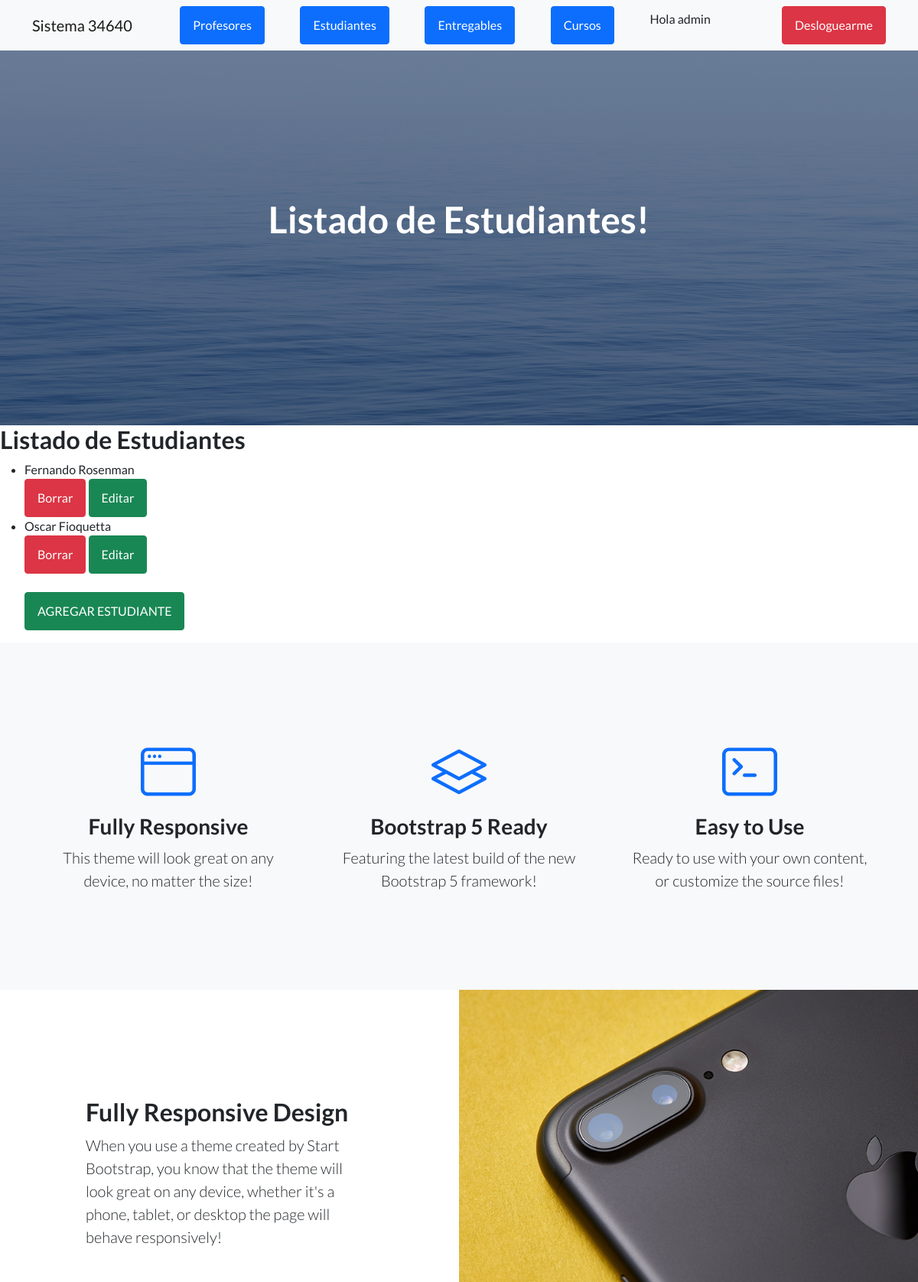
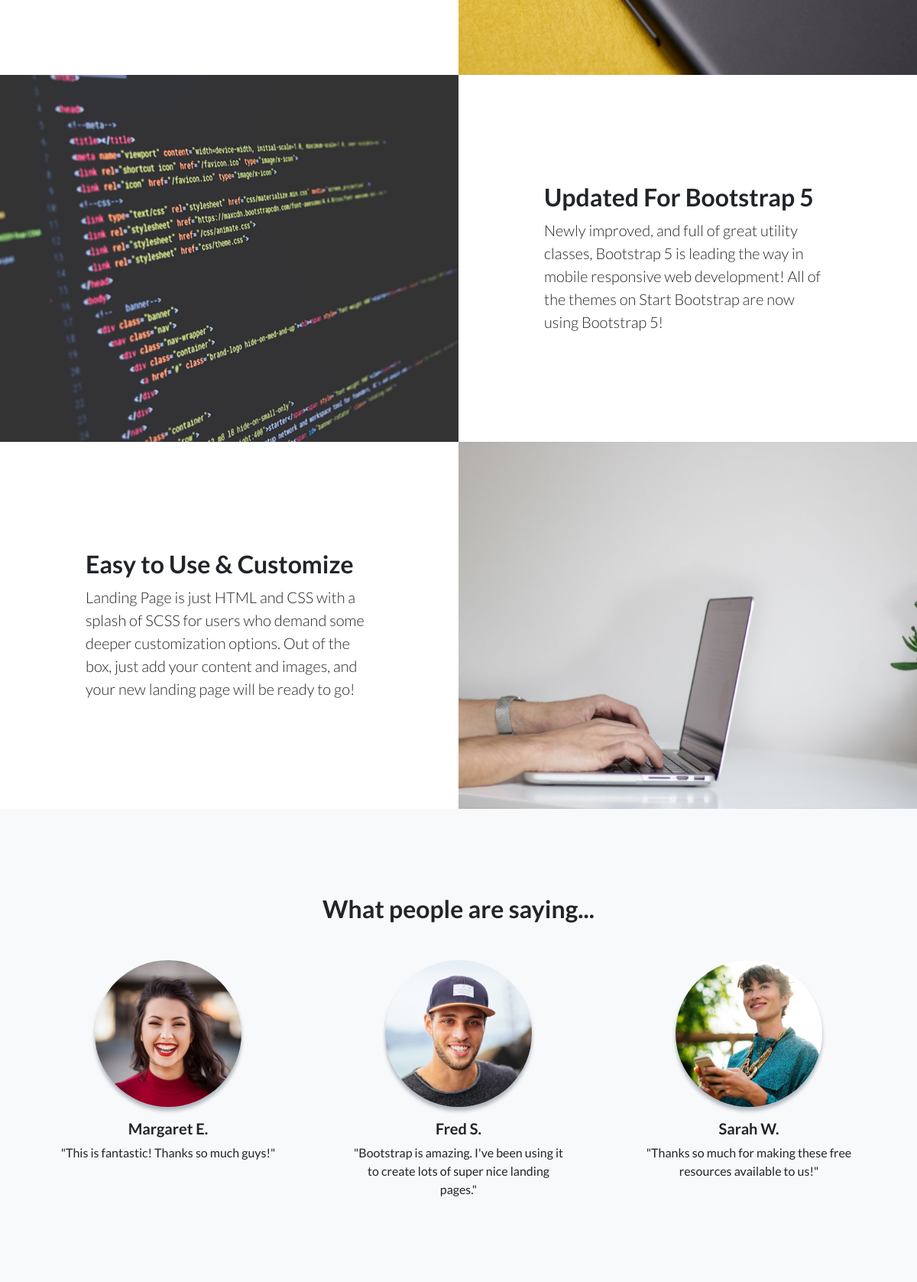
Screenshot of /AppCoder/estudiante/list/ (signed in, upper part) with the database file from the repository (2 pictures, top to bottom).
### AppCoder/models.py (models this page shows)
class Estudiantes(models.Model):
    nombre= models.CharField(max_length=50)
    apellido= models.CharField(max_length=50)
    email= models.EmailField()

### AppCoder/views.py (the view)
# urls.py: path('estudiante/list/', EstudianteList.as_view(), name="estudiante_listar"),
class EstudianteList(LoginRequiredMixin, ListView):
    model=Estudiantes
    template_name="AppCoder/leerEstudiantes.html"

### AppCoder/templates/AppCoder/leerEstudiantes.html (shortened to what this page needs)
{% extends "AppCoder/padre.html" %}
{% load static %}
{% block titulo %}
<h1 class="mb-5">Listado de Estudiantes!</h1>
{% endblock %}
{% block contenido_que_cambia %}
<h2>Listado de Estudiantes</h2>
<ul>
    {% for estudiante in object_list %}
    <li> {{ estudiante.nombre }} {{estudiante.apellido }}
    </li>
    <a class="btn btn-danger" href="{% url 'estudiante_borrar' estudiante.id %}">Borrar</a>
    <a class="btn btn-success" href="{% url 'estudiante_editar' estudiante.id %}">Editar</a>
    {% endfor %}
    <br>
    <br>
    <a class="btn btn-success" href="{% url 'estudiante_crear' %}">AGREGAR ESTUDIANTE</a>
</ul>
{% endblock %}

### AppCoder/templates/AppCoder/padre.html (shortened to what this page needs)
<!DOCTYPE html>
<html lang="en">
    <head>
        {% load static %}
        <link href="https://cdn.jsdelivr.net/npm/bootstrap-icons@1.5.0/font/bootstrap-icons.css" rel="stylesheet" type="text/css" />
        <link href= "{% static 'AppCoder/css/styles.css' %}" rel="stylesheet" />
    </head>
    <body>
        <nav class="navbar navbar-light bg-light static-top">
            <div class="container">
                <a class="navbar-brand" href="{% url 'inicio' %}">Sistema 34640</a>
                <a class="btn btn-primary" href="{% url 'profesores' %}">Profesores</a>
                <a class="btn btn-primary" href="{% url 'estudiantes' %}">Estudiantes</a>
                <a class="btn btn-primary" href="{% url 'entregables' %}">Entregables</a>
                <a class="btn btn-primary" href="{% url 'cursos' %}">Cursos</a>
                {% if user.is_authenticated %}
                <p> Hola {{ user.username }}</p>
                <a class="btn btn-danger" href="{% url 'logout' %}">Desloguearme</a>
                {% else %}
                <a class="btn btn-primary" href="{% url 'login' %}">Login</a>
                {% endif %}
            </div>
        </nav>
        <header class="masthead">
            <div class="container position-relative">
                <div class="row justify-content-center">
                    <div class="col-xl-6">
                        <div class="text-center text-white">
                            {% block titulo %}
                            {% endblock %}
                        </div>
                    </div>
                </div>
            </div>
        </header>
        {% block contenido_que_cambia %}
        {% endblock %}
        <section class="features-icons bg-light text-center">
            <div class="container">
                <div class="row">
                    <div class="col-lg-4">
                        <div class="features-icons-item mx-auto mb-5 mb-lg-0 mb-lg-3">
                            <div class="features-icons-icon d-flex"><i class="bi-window m-auto text-primary"></i></div>
                            <h3>Fully Responsive</h3>
                            <p class="lead mb-0">This theme will look great on any device, no matter the size!</p>
                        </div>
                    </div>
                    <div class="col-lg-4">
                        <div class="features-icons-item mx-auto mb-5 mb-lg-0 mb-lg-3">
                            <div class="features-icons-icon d-flex"><i class="bi-layers m-auto text-primary"></i></div>
                            <h3>Bootstrap 5 Ready</h3>
                            <p class="lead mb-0">Featuring the latest build of the new Bootstrap 5 framework!</p>
                        </div>
                    </div>
                    <div class="col-lg-4">
                        <div class="features-icons-item mx-auto mb-0 mb-lg-3">
                            <div class="features-icons-icon d-flex"><i class="bi-terminal m-auto text-primary"></i></div>
                            <h3>Easy to Use</h3>
                            <p class="lead mb-0">Ready to use with your own content, or customize the source files!</p>
                        </div>
                    </div>
                </div>
            </div>
        </section>
        <section class="showcase">
            <div class="container-fluid p-0">
                <div class="row g-0">
                    <div class="col-lg-6 order-lg-2 text-white showcase-img" style="background-image: url('assets/img/bg-showcase-1.jpg')"></div>
                    <div class="col-lg-6 order-lg-1 my-auto showcase-text">
                        <h2>Fully Responsive Design</h2>
                        <p class="lead mb-0">When you use a theme created by Start Bootstrap, you know that the theme will look great on any device, whether it's a phone, tablet, or desktop the page will behave responsively!</p>
                    </div>
                </div>
                <div class="row g-0">
                    <div class="col-lg-6 text-white showcase-img" style="background-image: url('assets/img/bg-showcase-2.jpg')"></div>
                    <div class="col-lg-6 my-auto showcase-text">
                        <h2>Updated For Bootstrap 5</h2>
                        <p class="lead mb-0">Newly improved, and full of great utility classes, Bootstrap 5 is leading the way in mobile responsive web development! All of the themes on Start Bootstrap are now using Bootstrap 5!</p>
                    </div>
                </div>
                <div class="row g-0">
                    <div class="col-lg-6 order-lg-2 text-white showcase-img" style="background-image: url('assets/img/bg-showcase-3.jpg')"></div>
                    <div class="col-lg-6 order-lg-1 my-auto showcase-text">
                        <h2>Easy to Use & Customize</h2>
                        <p class="lead mb-0">Landing Page is just HTML and CSS with a splash of SCSS for users who demand some deeper customization options. Out of the box, just add your content and images, and your new landing page will be ready to go!</p>
                    </div>
                </div>
            </div>
        </section>
        <section class="testimonials text-center bg-light">
            <div class="container">
                <h2 class="mb-5">What people are saying...</h2>
                <div class="row">
                    <div class="col-lg-4">
                        <div class="testimonial-item mx-auto mb-5 mb-lg-0">
                            <img class="img-fluid rounded-circle mb-3" src="assets/img/testimonials-1.jpg" alt="..." />
                            <h5>Margaret E.</h5>
                            <p class="font-weight-light mb-0">"This is fantastic! Thanks so much guys!"</p>
                        </div>
                    </div>
                    <div class="col-lg-4">
                        <div class="testimonial-item mx-auto mb-5 mb-lg-0">
                            <img class="img-fluid rounded-circle mb-3" src="assets/img/testimonials-2.jpg" alt="..." />
                            <h5>Fred S.</h5>
                            <p class="font-weight-light mb-0">"Bootstrap is amazing. I've been using it to create lots of super nice landing pages."</p>
                        </div>
                    </div>
                    <div class="col-lg-4">
                        <div class="testimonial-item mx-auto mb-5 mb-lg-0">
                            <img class="img-fluid rounded-circle mb-3" src="assets/img/testimonials-3.jpg" alt="..." />
                            <h5>Sarah W.</h5>
                            <p class="font-weight-light mb-0">"Thanks so much for making these free resources available to us!"</p>
                        </div>
                    </div>
                </div>
            </div>
        </section>
    </body>
</html>

### rows the page displays
Estudiantes: nombre "Fernando", apellido "Rosenman"
Estudiantes: nombre "Oscar", apellido "Fioquetta"

### other values shown
{{ user.username }} "admin"
